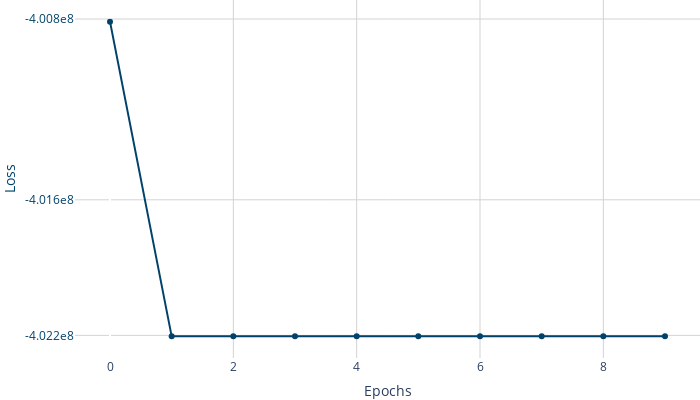

Notebook code for this chart:
### Markdown cell above
#### Post-processing

### Code cell
import matplotlib.pyplot as plt

# plt.figure()
# plt.plot(lossTraining)
# plt.xlabel("Epochs")
# plt.ylabel("Loss")
# plt.show()



fig = go.Figure()

x_data = x_g.data.numpy()[:,0]
y_data = du_dxg.data.numpy()[:,0]
fig.add_trace(go.Scatter( y=lossTraining, mode='lines+markers', name='du/dx', line=dict(color='#01426a')
))

fig.update_layout(
    margin=dict(l=0, r=0, t=0, b=0),
    plot_bgcolor='rgba(0,0,0,0)',  # Remove background color
    width=700, 
    height=400,  
    xaxis=dict(title='Epochs',
    showgrid=True,
    gridcolor='lightgray'),
    yaxis=dict(title='Loss',
    tickvals=[-4.022e8, -4.016e8, -4.008e8],
    ticktext=['-4.022e8', '-4.016e8', '-4.008e8'],
    showgrid=True,
    gridcolor='lightgray',
    titlefont=dict(color='#01426a'),
    tickfont=dict(color='#01426a'),),
)

fig.show()

### Figure 1 — Plotly figure (JSON) as saved in the notebook; plotly's stock layout.template omitted (floating-point values rounded to 4 significant figures)
{"data": [{"line": {"color": "#01426a"}, "mode": "lines+markers", "name": "du/dx", "type": "scatter", "y": [-400811584, -402204320, -402204320, -402204320, -402204320, -402204320, -402204320, -402204320, -402204320, -402204320]}], "layout": {"height": 400, "margin": {"b": 0, "l": 0, "r": 0, "t": 0}, "plot_bgcolor": "rgba(0,0,0,0)", "width": 700, "xaxis": {"gridcolor": "lightgray", "showgrid": true, "title": {"text": "Epochs"}}, "yaxis": {"gridcolor": "lightgray", "showgrid": true, "tickfont": {"color": "#01426a"}, "ticktext": ["-4.022e8", "-4.016e8", "-4.008e8"], "tickvals": [-402200000, -401600000, -400800000], "title": {"font": {"color": "#01426a"}, "text": "Loss"}}}}
